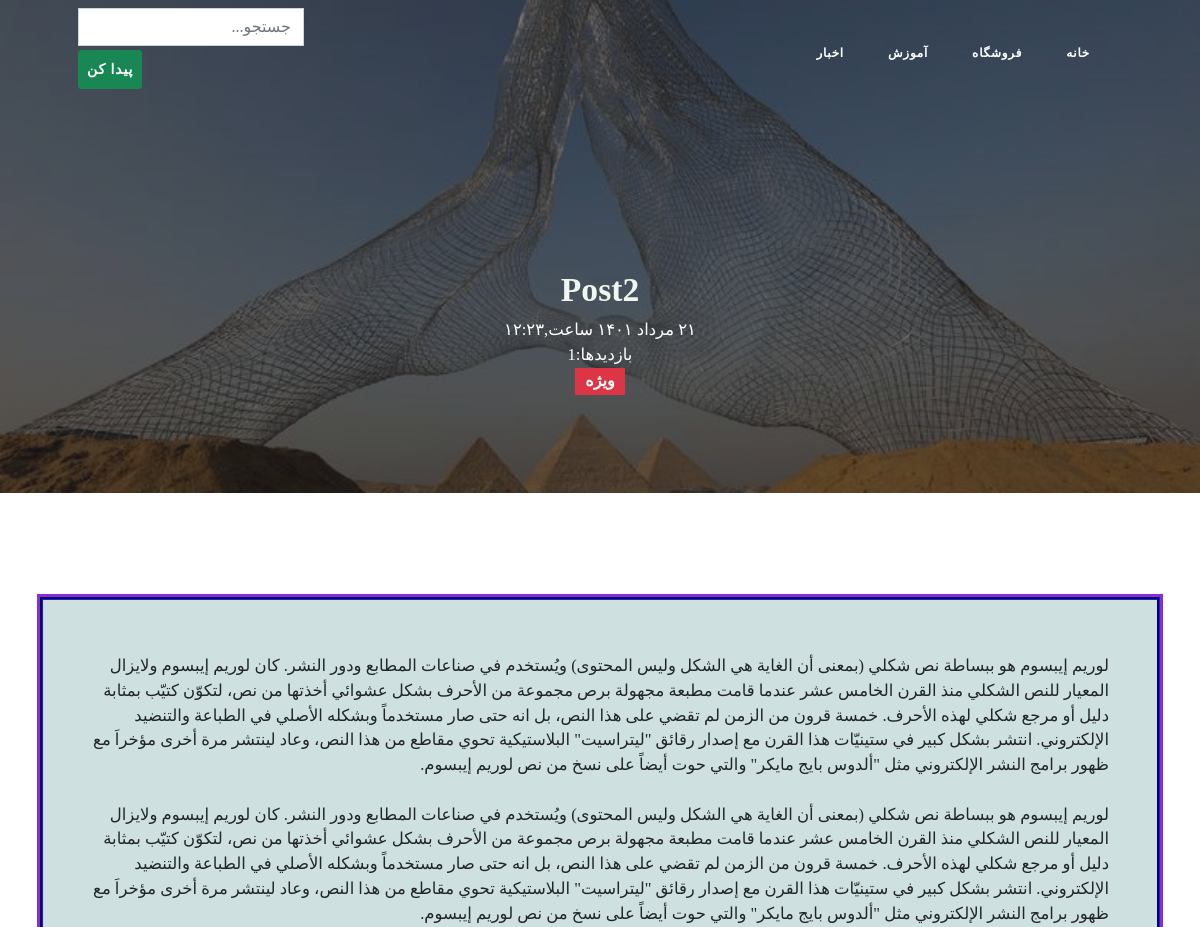
Before: /preview/2 (signed in, upper part) with the older database file.
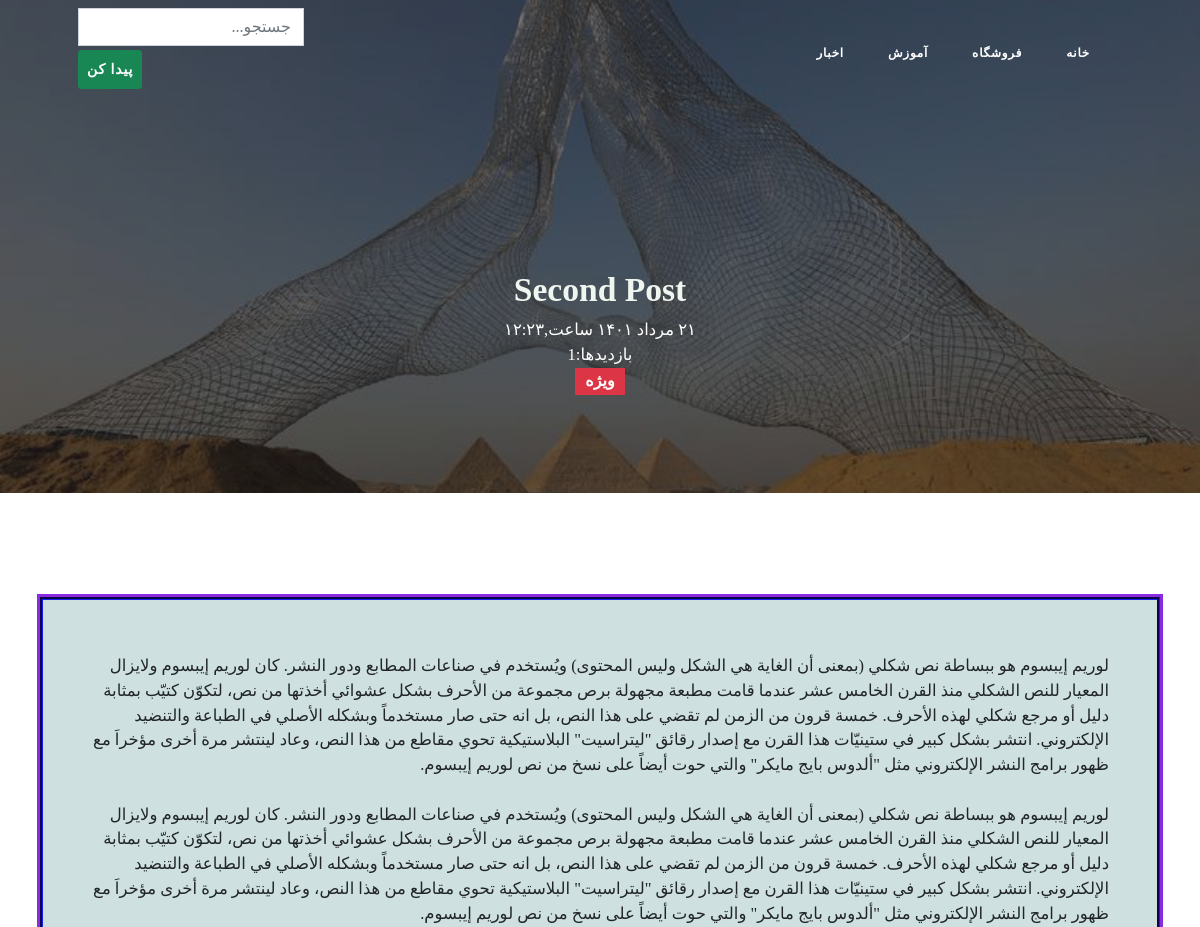
After: the same page with the newer database file.
### blog/models.py (models this page shows, shortened)
class Category(models.Model):
    parent=models.ForeignKey('self', default=None, null=True, blank=True, on_delete=models.SET_NULL, related_name='children', verbose_name='زیر دسته')
    title=models.CharField(max_length=200, verbose_name='دسته بندی عناوین')
    slug=models.SlugField(max_length=100, unique=True,verbose_name='آدرس دسته بندی')
    status=models.BooleanField(default=True,verbose_name='آیا نمایش داده شوند؟')
    position=models.IntegerField(verbose_name='پوزیشن')
    class Meta:
        verbose_name = "دسته بندی"
        verbose_name_plural = "دسته بندی ها"
        ordering=['parent__id','position']
    objects = CategoryManager()

class Article(models.Model):
    STATUS_CHOICES=(
        ('d', 'پیش نویس'),        # draft
        ('p', 'منتشرشده'),        # publish
        ('i', 'در حال بررسی'),    # investigation
        ('b', 'برگشت داده شده'),   # back
    )
    author = models.ForeignKey(User, null=True, on_delete=models.SET_NULL, related_name='articles', verbose_name="نویسنده")
    title=models.CharField(max_length=200, verbose_name='عنوان پست')
    slug=models.SlugField(max_length=100, unique=True,verbose_name='آدرس پست')
    category=models.ManyToManyField(Category, verbose_name="دسته بندی", related_name="articles")
    description=models.TextField(verbose_name='محتوا')
    thumbnail=models.ImageField(upload_to="images",verbose_name='تصویر پست')
    publish=models.DateTimeField(default=timezone.now,verbose_name='زمان انتشار')
    created=models.DateTimeField(auto_now_add=True)
    updated=models.DateTimeField(auto_now=True)
    is_special=models.BooleanField(default=False,verbose_name='پست ویژه')
    status=models.CharField(max_length=1, choices=STATUS_CHOICES,verbose_name='وضعیت')
    hits = models.ManyToManyField(IPAddress, through= "ArticleHit" ,blank=True, related_name="hits", verbose_name="بازدیدها")
    class Meta:
        verbose_name = "پست"
        verbose_name_plural = "پست ها"
        ordering=['-publish']
    def jpublish(self):
        return jalali_converter(self.publish)
    jpublish.short_description = "زمان انتشار"
    def thumbnail_tag(self):
        return format_html("<img width=100 height=75 style = 'border-radius: 13px'; src='{}'>".format(self.thumbnail.url))
    thumbnail_tag.short_description = "عکس پست"
    def category_to_str(self):
        return ", ".join([category.title for category in self.category.active()])
    category_to_str.short_description="دسته بندی"
    objects = ArticleManager()

### blog/views.py (the view)
# urls.py: path('preview/<int:pk>', Articlepreview.as_view(), name="preview"),
class Articlepreview(AuthorAccessMixin,DetailView):
    def get_object(self):
        pk = self.kwargs.get('pk')
        return get_object_or_404(Article, pk=pk)

### account/mixins.py (called while the page is built)
    def dispatch(self, request, pk, *args, **kwargs):
        article = get_object_or_404(Article,pk=pk)
        if article.author == request.user and article.status in ['b', 'd'] or \
            request.user.is_superuser:
            return super().dispatch(request, *args, **kwargs)
        else:
            raise Http404("You can't see this page!!")

### account/models.py (called while the page is built)
    def is_special_user(self):
        if self.special_user > timezone.now():
            return True
        else:
            return False

### blog/models.py (called while the page is built)
    def active(self):
        return self.filter(status=True)

### blog/templatetags/base_tags.py (called while the page is built)
@register.inclusion_tag("blog/partials/category_navbar.html")
def category_navbar():
    return {
        "category": Category.objects.filter(status=True)
    }

### extensions/jalali.py (called while the page is built)
    def persian_tuple(self):
        return self.persian_year, self.persian_month, self.persian_day

### extensions/utils.py (called while the page is built)
def Persion_numbers_converter(mystr):
    numbers = {
        "0":"۰",
        "1":"۱",
        "2":"۲",
        "3":"۳",
        "4":"۴",
        "5":"۵",
        "6":"۶",
        "7":"۷",
        "8":"۸",
        "9":"۹",
    }
    for e, p in numbers.items():
        mystr = mystr.replace(e, p)
    return mystr

def jalali_converter(time):
    jmonths=["فروردین","اردیبهشت","خرداد","تیر","مرداد","شهریور","مهر","آبان","آذر","دی","بهمن","اسفند",]
    time = timezone.localtime(time)
    time_to_str = "{},{},{}".format(time.year, time.month,time.day)
    time_to_tuple=jalali.Gregorian(time_to_str).persian_tuple()
    time_to_list = list(time_to_tuple)
    for index, month in enumerate(jmonths):
        if time_to_list[1] == index + 1:
            time_to_list[1] = month
            break
    output = "{} {} {} ساعت,{}:{}".format(
        time_to_list[2],
        time_to_list[1],
        time_to_list[0],
        time.hour,
        time.minute,
    )
    return Persion_numbers_converter (output)

### templates/blog/article_detail.html (shortened to what this page needs)
{% extends 'blog/base.html' %}
{% load static %}
{% load base_tags %}
{% block main %}
 <header class="masthead" style="background-image: url('{{article.thumbnail.url}}');padding-top: 15.5rem;padding-bottom: 5.5rem">
     <div class="container position-relative px-4 px-lg-5">
         <div class="row gx-4 gx-lg-5 justify-content-center">
             <div class="col-md-10 col-lg-8 col-xl-7">
                 <div class="site-heading">
                     <h1 style="font-size: 2.1rem;">{{object.title}}</h1>
                     <time>{{object.jpublish}}</time>
                     <div> بازدیدها:{{object.hits.count}}</div>
                      {% if article.is_special %}
                        <span class="badge bg-danger"style="font-size:16px">ویژه</span>
                      {% endif %}
                 </div>
             </div>
         </div>
     </div>
 </header>
        <article class="mb-4">
            <div class="container px-4 px-lg-5">
                <div class="row gx-4 gx-lg-5 justify-content-center">
                    <div class="col-md-10 col-lg-8 col-xl-7">
                      {% if object.is_special %}
                        {% if user.is_authenticated and user.is_special_user or user == object.author or user.is_superuser %}
                          {{object.description | safe}}
                        {% else %}
                            {{article.description | striptags | truncatewords:140}}
                          <p class="vizhe alert alert-warning">این پست ویژه است و برای مشاهده ی آن باید به ادمین های سایت خبر دهید بر روی<a class="alert-link" href="{% url 'blog:home' %}"> بازگشت </a> کلیک کنید </p>
                        {% endif %}
                      {% else %}
                       {{object.description | safe}}
                      {% endif %}
                    </div>
                </div>
            </div>
        </article>
{% endblock %}

### templates/blog/base.html (shortened to what this page needs)
{% load static %}
{% load base_tags %}
<!DOCTYPE html>
<html lang="en">
    <head>
        <link href="{% static 'blog/css/styles.css' %}" rel="stylesheet" />
        <link href="{% static 'blog/css/rtl.css' %}" rel="stylesheet" />
        <link rel="stylesheet" href="https://cdnjs.cloudflare.com/ajax/libs/font-awesome/4.7.0/css/font-awesome.min.css">
        <link rel="stylesheet" href="https://cdnjs.cloudflare.com/ajax/libs/font-awesome/4.7.0/css/font-awesome.min.css">
    </head>
    <body data-spy="scroll" data-target=".navbar" data-offset="50" position="relative">
        <nav class="navbar navbar-expand-lg navbar-light" id="mainNav">
            <div class="container px-4 px-lg-5">
                 {% category_navbar %}
            </div>
        </nav>
       {% block main %}
       {% endblock %}
    </body>
</html>

### templates/blog/partials/category_navbar.html (shortened to what this page needs)
<div class="collapse navbar-collapse nav" id="navbarResponsive">
    <ul class="navbar-nav ms-auto py-4 py-lg-0">
        <li class="nav-item"><a class="nav-link px-lg-3 py-3 py-lg-4" href="{% url 'blog:home' %}">خانه</a>
        </li>
        <li class="nav-item"><a class="nav-link px-lg-3 py-3 py-lg-4" target="_blank" href="{% url 'blog:home' %}">فروشگاه</a>
        </li>
        {% for cat in category %}
          {% if cat.parent == None %}
            <li class="nav-item">
              <a class="nav-link px-lg-3 py-3 py-lg-4" href="{% url 'blog:category' cat.slug %}">{{cat.title}}</a>
            </li>
          {% endif %}
        {% endfor %}
    </ul>
    <form id="form" action="{% url 'blog:search' %}">
      <input type="search" id="query" class="form-control" name="q" placeholder="جستجو...">
      <button class="btn btn-success" style="padding:8px; border-radius: 3px; margin-right: 15px; margin-top:4px">پیدا کن</button>
    </form>
</div>

### static/blog/css/rtl.css (style rules this page uses)
body { direction: rtl; text-align: right; font-family: 'Sahel'; font-size: 16.5px; }
.btn { letter-spacing: 0.0625em; margin-right: 30px; }
h1 { font-size: 3rem; }
.navbar-nav { margin-left: 20px; margin-right: 20px; margin-top:-40px; }
.col-md-10.col-lg-8.col-xl-7 { width: 100%; margin-top: 22px; }
.mb-4 { margin-top: 6.5rem !important; margin-bottom: 6.5rem !important; border:3px groove #13139c; outline: 3px solid #8a2be2; margin:40px; background-color: #cee0df; }
li.nav-item > a.nav-link { font-size: 0.72rem; font-weight: 800; letter-spacing: 0.0625em; text-transform: uppercase; }
.px-lg-3 { padding-right: 1em !important; padding-left: 2rem !important; }
.nav ul { padding-right: 0; }
.nav ul li { border-bottom: none; height:86px; line-height: 86px; font-size: 14px; display: inline-block; margin: 0 auto; }
.nav ul li a { text-decoration: none; color:#000000; display: block; transition: .3s background-color; padding:0 24px; }
.nav a { border-bottom: none; }
h1 { color: #eff5ef; }
button { float: left; margin-right: 3px; }
header.masthead { padding-top: 23.5rem; padding-bottom: 5.5rem; }

Changed rows visible on the page:
changed Article "۲۱ مرداد ۱۴۰۱ ساعت,۱۲:۲۳": title "Post2" → "Second Post"
